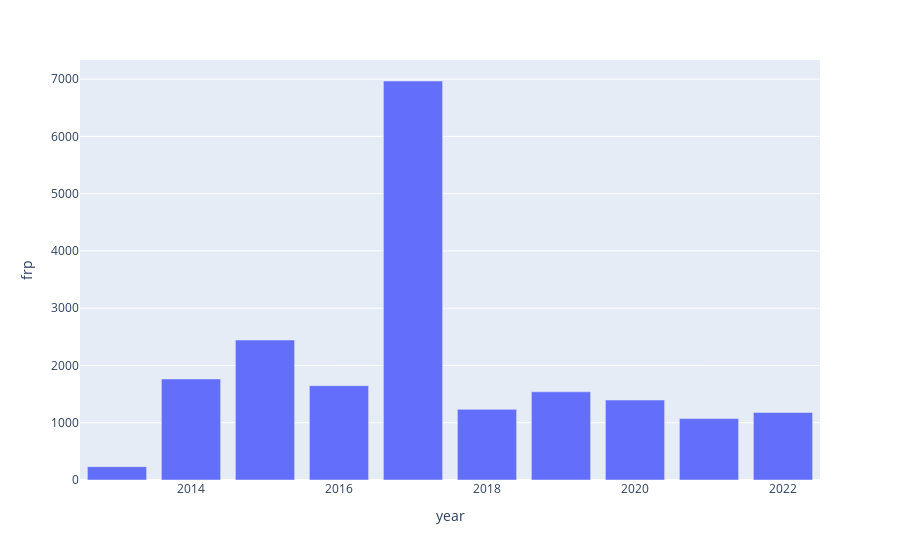

Notebook code cell kept with this figure:
### Code cell
# Number of fires
b = a.groupby(['year'])['frp'].count().reset_index()
px.bar(b, x='year', y='frp')

### Figure 1 — Plotly figure (JSON) as saved in the notebook; plotly's stock layout.template omitted (floating-point values rounded to 4 significant figures)
{"data": [{"alignmentgroup": "True", "hovertemplate": "year=%{x}<br>frp=%{y}<extra></extra>", "legendgroup": "", "marker": {"color": "#636efa", "pattern": {"shape": ""}}, "name": "", "offsetgroup": "", "orientation": "v", "showlegend": false, "textposition": "auto", "type": "bar", "x": [2013, 2014, 2015, 2016, 2017, 2018, 2019, 2020, 2021, 2022], "xaxis": "x", "y": [233, 1765, 2444, 1647, 6967, 1234, 1540, 1396, 1072, 1178], "yaxis": "y"}], "layout": {"barmode": "relative", "legend": {"tracegroupgap": 0}, "margin": {"t": 60}, "xaxis": {"anchor": "y", "domain": [0, 1], "title": {"text": "year"}}, "yaxis": {"anchor": "x", "domain": [0, 1], "title": {"text": "frp"}}}}
